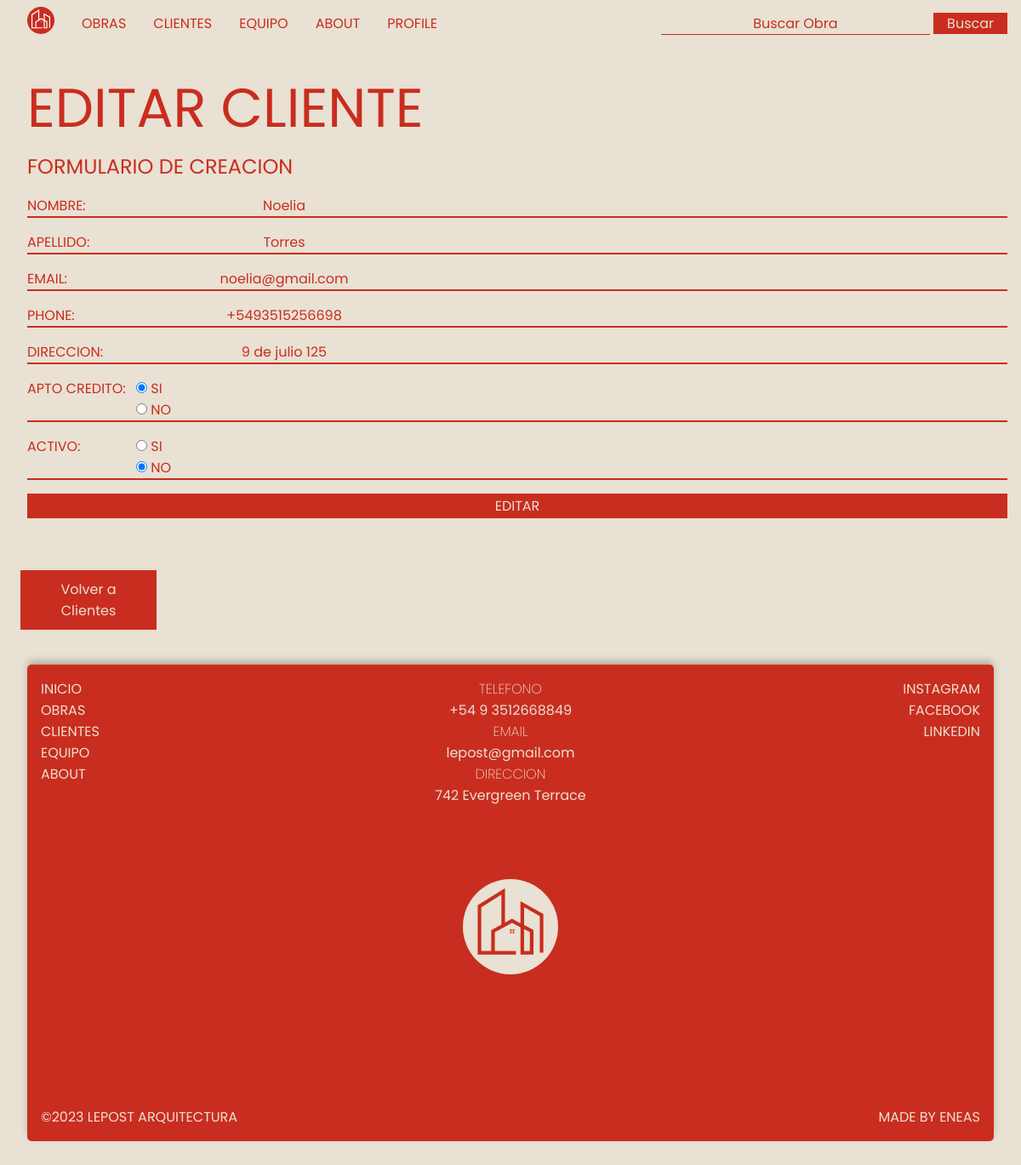
The app's page /clientes/edit-cliente/1 (signed in) with its own data.
### clientes/models.py (models this page shows, shortened)
class Cliente(models.Model):
  name = models.CharField(max_length=100)
  last_name = models.CharField(max_length=100)
  email = models.CharField(max_length=100)
  phone = models.CharField(max_length=100)
  address = models.CharField(max_length=100)
  credit = models.BooleanField()
  active = models.BooleanField()

### clientes/views.py (the view, shortened to what this page needs)
# urls.py: path('edit-cliente/<int:id>', edit_cliente),
@login_required #verificar que el usuario este logueado
def edit_cliente(request, id):
  cliente = Cliente.objects.get(id=id)
  if request.method == 'GET':
    form = ClienteForm(initial={
      'name': cliente.name,
      'last_name': cliente.last_name,
      'email': cliente.email,
      'phone': cliente.phone,
      'address': cliente.address,
      'credit': cliente.credit,
      'active': cliente.active
      })
    context = {
      'form': form ,
      'id': id,
    }
    return render(request, 'clientes/edit_cliente.html', context)

### clientes/forms.py
class ClienteForm(forms.Form):
    name = forms.CharField(label='Nombre', max_length=100, widget=forms.TextInput(attrs={'placeholder': 'Nombre'}))
    last_name = forms.CharField(label='Apellido', max_length=100, widget=forms.TextInput(attrs={'placeholder': 'Apellido'}))
    email = forms.EmailField(label='Email', max_length=100, widget=forms.TextInput(attrs={'placeholder': 'Email'}))
    phone = PhoneNumberField(label='Telefono', widget=forms.TextInput(attrs={'placeholder': 'Telefono'})) #usa phonenumber_field para validar campos de telefono
    address = forms.CharField(label='Direccion', max_length=100, widget=forms.TextInput(attrs={'placeholder': 'Direccion'}))
    choicess = ( (True, 'Si'), (False, 'No') ) # Opciones para poder armar booleano en el form
    credit = forms.ChoiceField(label='Apto Credito', choices=choicess, widget=forms.RadioSelect)
    active = forms.ChoiceField(label='Activo', choices=choicess, widget=forms.RadioSelect)

### templates/clientes/edit_cliente.html (shortened to what this page needs)
{% extends "base.html" %}
{% block content %}
<section class="section">
  {% if request.method == "GET"%}
    {% if  request.user.is_superuser %}
      <main id="form">
        <h1>EDITAR CLIENTE</h1>
        <div class="formContainer">
          <form action="" method="POST">
            <legend>FORMULARIO DE CREACION</legend>
            <table>
              {{ form.as_table }}
            </table>
            <div class="form-group">
              <button type="submit" className="addBtn">EDITAR</button>
            </div>
          </form>
        </div>
        <div class="mainLinks">
          <a href="/clientes/list-clientes">Volver a Clientes</a>
        </div>
      </main>
    {% else %}
      <main class="noPermiso">
          <h1>NO TENES PERMISO PARA VER ESTA PAGINA</h1>
            <a href="/" class="homeBtn">Volver a Inicio</a>
      </main>
    {% endif %}
  {% endif %}
</section>
{% endblock %}

### static/css/styles.css (style rules this page uses)
:root { --main-color: #161616; --main-color: #c92d1f; --second-color: #e9e1d3; --main-bg: #e9e1d3; }
* { font-family: 'Poppins', sans-serif; font-size: 16px; font-weight: 400; text-align: center; color: var(--main-color); margin: 0; padding: 0; box-sizing: border-box; }
html { background-color: var(--main-bg); margin: 0 1rem; }
main { min-height: calc(100vh - 66px - 4rem); }
.mainLinks { display: flex; flex-direction: column; justify-content: center; align-items: center; margin-top: 2rem; }
.mainLinks a { justify-self: center; align-self: center; min-width: 10rem; margin: 0.5rem; padding: 0.5rem 1rem; text-decoration: none; color: var(--main-bg); background-color: var(--main-color); border: 2px solid var(--main-color); transition: all 0.5s ease-out; }
#form { margin-top: 2rem; display: grid; grid-template-columns: repeat(12, 1fr); }
#form h1 { grid-column: auto / span 12; font-size: 4rem; font-weight: 400; text-align: left; margin: 0rem 1rem 0; padding: 0; line-height: 6rem; }
.formContainer { grid-column: 1 / span 12; width: 100% !important; margin: 0 1rem; padding-right: 1rem; }
.formContainer legend { text-align: left; font-size: 1.5rem; margin-bottom: 1rem; }
.form-group { width: 100%; display: flex; flex-direction: row; justify-content: flex-start; align-items: center; text-align: left; padding: 0; margin-bottom: 1rem; border-bottom: 2px solid var(--main-color); }
.form-group:has(button) { border-bottom: none; }
.form-group button { border: 2px solid var(--main-color); width: 100%; background-color: var(--main-color); color: var(--main-bg); cursor: pointer; transition: all 0.5s ease-out; }
#form a { grid-column: 1 / span 12; text-align: center; }
.formContainer table { display: flex; flex-direction: column; width: 100%; }
.formContainer table tr { display: flex; flex-direction: row; width: 100%; padding: 0; margin-bottom: 1rem; border-bottom: 2px solid var(--main-color); text-transform: uppercase; }
.formContainer table tr label { display: block; width: 8rem; text-align: left; background-color: transparent; border: none; }
.formContainer table tr input { background-color: transparent; border: none; padding-left: 1rem; }

### records on screen
Cliente: name "Noelia", last_name "Torres", email "noelia@gmail.com", phone "+5493515256698", address "9 de julio 125", credit "☑ SI ☐ NO", active "☐ SI ☑ NO"
